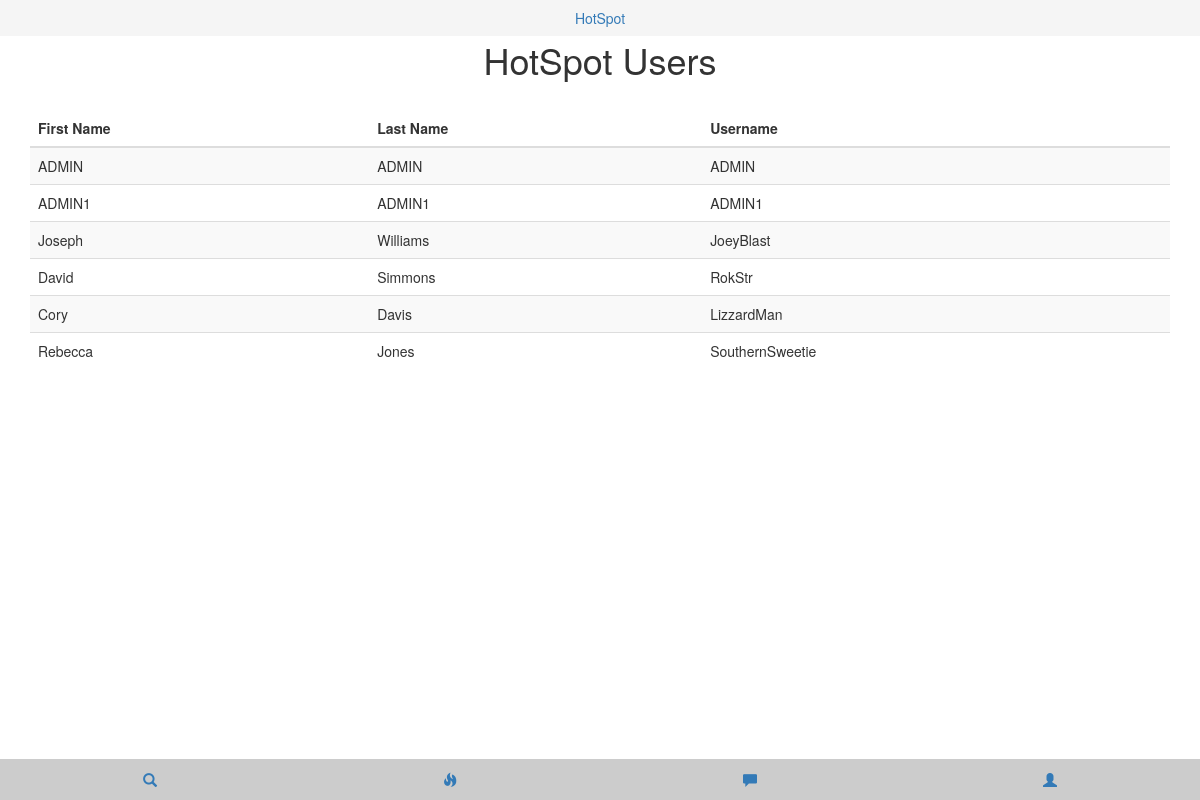
The app's page /usertable.php, older data.
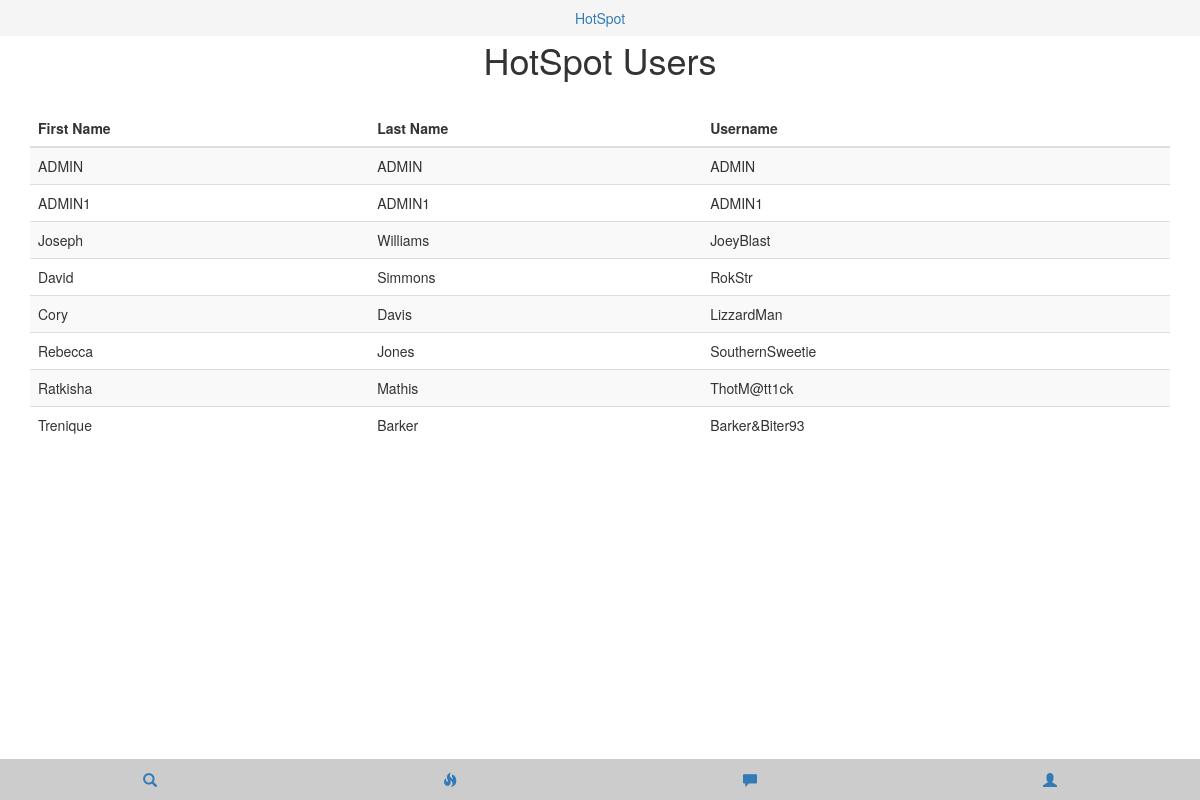
The same page, newer data.
### tables this page shows
CREATE TABLE `user` (
  `U_ID` int(7) NOT NULL,
  `U_ACCT_TYPE` char(1) NOT NULL,
  `U_USERNAME` char(255) NOT NULL,
  `U_F_NAME` char(255) NOT NULL,
  `U_L_NAME` char(255) NOT NULL,
  `U_DOB` date NOT NULL,
  `U_HOME_LAT_DEG` int(2) NOT NULL,
  `U_HOME_LAT_MIN` int(2) NOT NULL,
  `U_HOME_LAT_SEC` int(2) NOT NULL,
  `U_HOME_LONG_DEG` int(2) NOT NULL,
  `U_HOME_LONG_MIN` int(2) NOT NULL,
  `U_HOME_LONG_SEC` int(2) NOT NULL,
  `U_SCHOOL` char(255) DEFAULT NULL,
  `U_PHONE` bigint(20) DEFAULT NULL,
  `U_IMAGE` blob
);

### usertable.php (the view, shortened to what this page needs)
<!DOCTYPE html>
<html lang="en">
  <head>
    <link rel="stylesheet" type="text/css" href="css/template.css">
    <link rel="stylesheet" type="text/css" href="css/bootstrap-theme.min.css">
  </head>
  <body>
    <div class="container">
      <?php include("header.php"); ?>
      <br style="line-height:38px;" />
      <h1 class="text-center">HotSpot Users</h1><br/>
      <table class="table table-striped">
        <thead>
          <tr><th>First Name</th><th>Last Name</th><th>Username</th>
          </tr>
        </thead>
        <tbody>
          <?php
          include("connection.php");
          $conn = new mysqli($servername, $username, $password, $db);
          $sql = "SELECT U_F_NAME, U_L_NAME, U_USERNAME FROM USER";
          $result = $conn->query($sql);
          if ($result->num_rows > 0) {
              while($row = $result->fetch_assoc()) {
                  echo "<tr><td>".$row["U_F_NAME"]."</td><td>".$row["U_L_NAME"].
                  "</td><td>".$row["U_USERNAME"]."</td></tr>";
              }
          } else {
              echo "0 results";
          }
          ?>
        </tbody>
      </table>
    </div>
    <?php include("nav.php"); ?>
  </body>
</html>

### header.php (shortened to what this page needs)
<!DOCTYPE html>
<html lang="en">
  <head>
  </head>
  <body>
    <ol class="breadcrumb navbar-fixed-top text-center">
      <li><a href="list.php">HotSpot</a></li>
    </ol>
  </body>
</html>

### nav.php (shortened to what this page needs)
<!DOCTYPE html>
<html lang="en">
  <head>
  </head>
  <body>
    <ul class="nav nav-tabs nav-justified">
      <li role="presentation" data-toggle="modal" data-target="#modal-1">
        <a href="#"><span class="glyphicon glyphicon-search" aria-hidden="true">
        </span></a>
      </li>
      <li role="presentation"><a href="fire.php"><span class="glyphicon
      glyphicon-fire" aria-hidden="true"></span></a></li>
      <li role="presentation"><a href="message.php"><span class="glyphicon
      glyphicon-comment" aria-hidden="true"></span></a></li>
      <li role="presentation">
        <a href="myprofile.php">
          <span class="glyphicon glyphicon-user" aria-hidden="true">
          </span>
        </a>
      </li>
    </ul>
  </body>
</html>

Row changes from the older to the newer data that the page shows:
added user: U_F_NAME "Ratkisha", U_L_NAME "Mathis", U_USERNAME "ThotM@tt1ck"
added user: U_F_NAME "Trenique", U_L_NAME "Barker", U_USERNAME "Barker&Biter93"
